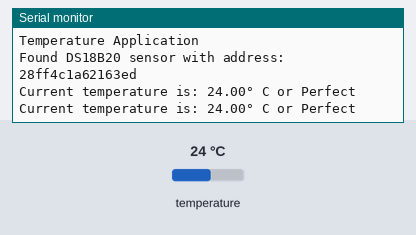
Bench run of a program on a simulated ESP8266 (NodeMCU). On the bench: the last lines printed to the serial monitor. Inputs (shaded band) come from the test bench; at power-on: temperature 24 °C.

Above: at 7.3 s.
7.4 s: temperature set to 12 °C
At 13.1 s:
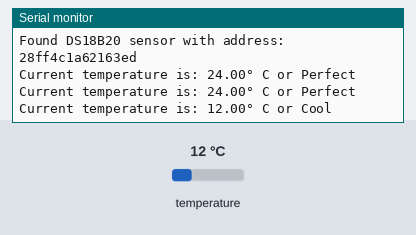
19.3 s: temperature set to 28 °C
At 25.1 s:
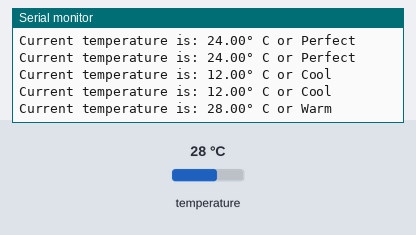
31.1 s: temperature set to 33 °C
At 35.8 s:
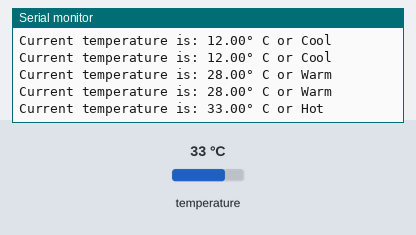
42.7 s: temperature set to 41 °C
At 47.8 s:
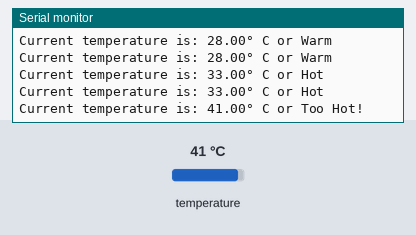
54.3 s: temperature set to 7 °C
At 59.8 s:
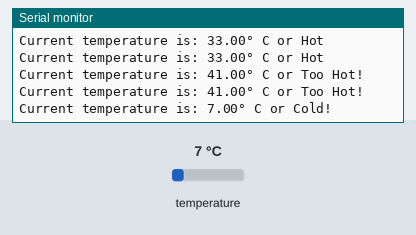

The program:

main.cpp
```cpp
//I Yizhe Feng, 000798153 certify that this material is my original work. No other person's work has been used without due acknowledgement.
//I have not made my work available to anyone else.

#include <Arduino.h>
// 1-Wire sensor communication libary
#include <OneWire.h>
// DS18B20 sensor library
#include <DallasTemperature.h>
// Pin that the DS18B20 is connected to
const int oneWireBus = D3;
// Setup a oneWire instance to communicate with any OneWire devices
OneWire oneWire(oneWireBus);
// Pass our oneWire reference to Dallas Temperature sensor
DallasTemperature DS18B20(&oneWire);
//sensor address
DeviceAddress sensorAddress;

void setup()
{
  // configure the USB serial monitor
  Serial.begin(115200);
  // Start the DS18B20 sensor
  DS18B20.begin();

  Serial.println("Temperature Application");

  // check DS18B20 connection
  if (DS18B20.getAddress(sensorAddress, 0))
  {

    //get DS18B20 device address
    String DS18B20Address = "";

    for (uint8_t i = 0; i < 8; i++)
    {
      DS18B20Address += String(sensorAddress[i], HEX);
    }
    Serial.println("Found DS18B20 sensor with address: " + DS18B20Address);
  }
  else
  {
    //no connection
    Serial.println("No DS18B20 temperature sensors are installed");
  }
}
void loop()
{

  if (DS18B20.getAddress(sensorAddress, 0))
  {

    float fTemp;
    // ask DS18B20 for the current temperature
    DS18B20.requestTemperatures();
    // fetch the temperature. We only have 1 sensor, so the index is 0.
    fTemp = DS18B20.getTempCByIndex(0);

    String output;
    if (fTemp < 10)
    {
      output = "Cold!";
    }
    else if ((fTemp >= 10) && (fTemp < 15))
    {
      output = "Cool";
    }
    else if ((fTemp >= 15) && (fTemp < 25))
    {
      output = "Perfect";
    }
    else if ((fTemp >= 25) && (fTemp < 30))
    {
      output = "Warm";
    }
    else if ((fTemp >= 30) && (fTemp <= 35))
    {
      output = "Hot";
    }
    else if (fTemp > 35)
    {
      output = "Too Hot!";
    }

    Serial.println("Current temperature is: " + String(fTemp) + "° C or " + output);

    // wait 5s (5000ms) before doing this again °
    delay(5000);
  }
}
```

Measured:
- after the input at 7.4 s, the serial monitor: prints a new line after 5.0 s (image 1)
- after the input at 19.3 s, the serial monitor: prints a new line after 4.6 s (image 2)
- after the input at 31.1 s, the serial monitor: prints a new line after 4.4 s (image 3)
- after the input at 42.7 s, the serial monitor: prints a new line after 4.3 s (image 4)
- after the input at 54.3 s, the serial monitor: prints a new line after 4.3 s (image 5)
